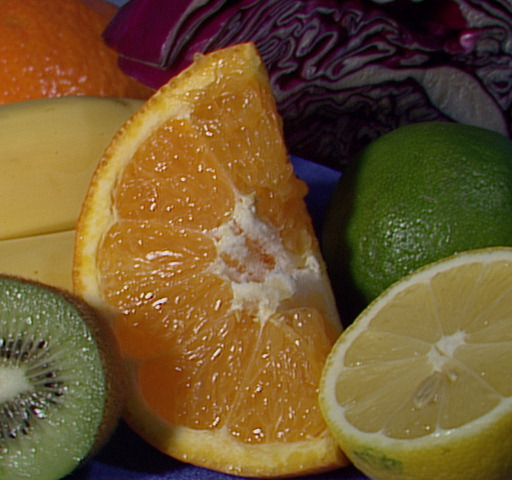
#> input picture week03/fruits.jpg, 512 x 480 px
$ python my_hist_stretching.py
#> lines starting #> are read from the running program, lines starting #| are printed output that depends on the picture
import numpy as np
import matplotlib.pyplot as plt
import cv2


def my_cal_Hist(img):
    """
    Argument info
    img: gray scale image (H x W)

    variable info
    hist : 이미지의 픽셀 값들의 빈도수를 세는 1차원 배열
    hist의 index는 이미지의 픽셀 값을 의미 i.e) pixel 값 18 == index 18

    return info
    hist: 입력 이미지의 각 픽셀 빈도수를 나타내는 배열
    """
    h, w = img.shape
    # 주어진 이미지의 가진 1차원 배열 생성
    # 256 : 0 ~ 255 범위의 픽셀
    hist = np.zeros(256, dtype=np.int32)

    # histogram bin
    for row in range(h):
        for col in range(w):
            intensity = img[row, col]
            hist[intensity] += 1

    return hist

def plot_histogram(src):

    # histogram 계산
    hist = my_cal_Hist(src)
    bin_x = np.arange(len(hist))
    plt.bar(bin_x, hist, width=0.8, color='g')
    plt.title('my_histogram')
    plt.xlabel('pixel intensity')
    plt.ylabel('pixel frequency')
    plt.show()

def stretching_function(start_value, end_value):
    pixel_value = np.arange(256)
    intensity_vector = np.zeros_like(pixel_value, dtype=np.float32)

    for i in range(len(start_value) - 1):  # 구간별 변환 수행
        mask = (pixel_value >= start_value[i]) & (pixel_value < start_value[i + 1])  # 현재 구간에 해당하는 입력값 찾기
        gradient = (end_value[i + 1] - end_value[i]) / (start_value[i + 1] - start_value[i])  # 해당 구간 기울기 구하기
        intensity_vector[mask] = gradient * (pixel_value[mask] - start_value[i]) + end_value[i]  # 구간별 intensity vector 찾기

    # 마지막 구간 변환
    intensity_vector[pixel_value >= start_value[-1]] = end_value[-1]
    # 예외처리
    intensity_vector = np.clip(intensity_vector, 0, 255).astype(np.uint8)

    plt.plot(pixel_value, intensity_vector)
    plt.title('stretching_function')
    plt.xlabel('input intensity')
    plt.ylabel('output intensity')
    plt.show()

    return intensity_vector

def main():

    src = cv2.imread('fruits.jpg', cv2.IMREAD_GRAYSCALE)
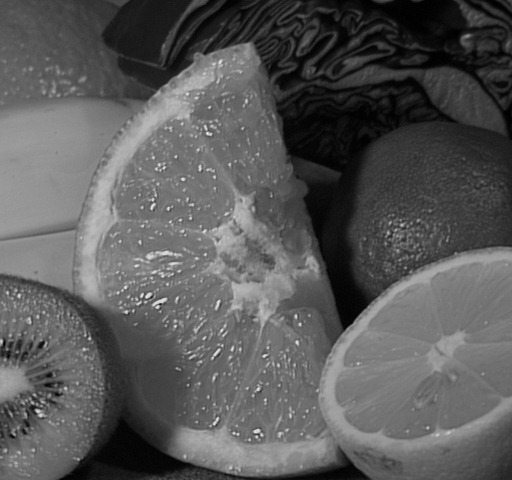
#> src: shape (480, 512); min 0, max 238, mean 88.7

    low_contrast_img = np.round(src / 1.5).astype(np.uint8) + 40
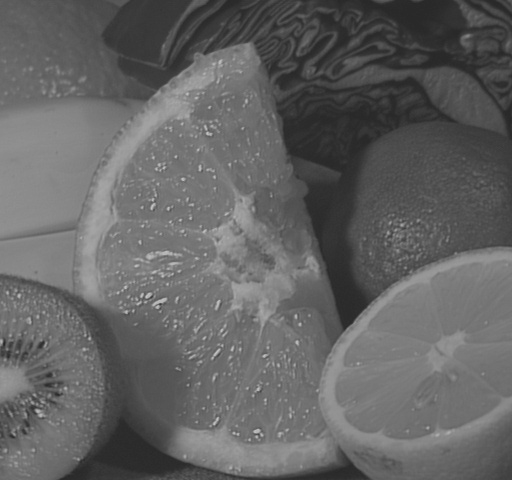
#> low_contrast_img: shape (480, 512); min 40, max 199, mean 99.1

    # low contrast 이미지 확인
    cv2.imshow('low contrast image', low_contrast_img)
    cv2.waitKey()
    cv2.destroyAllWindows()

    # low contrast 이미지 histogram 확인
    plot_histogram(low_contrast_img)
#> after the loop in my_cal_Hist, `for row in range(h):`: hist = 256 values, max 5749 at index 117, min 0 at index 0, mean 960
#> in plot_histogram, `bin_x = np.arange(len(hist))`: bin_x = 256 values from 0 to 255
#> in plot_histogram, `plt.show()`:
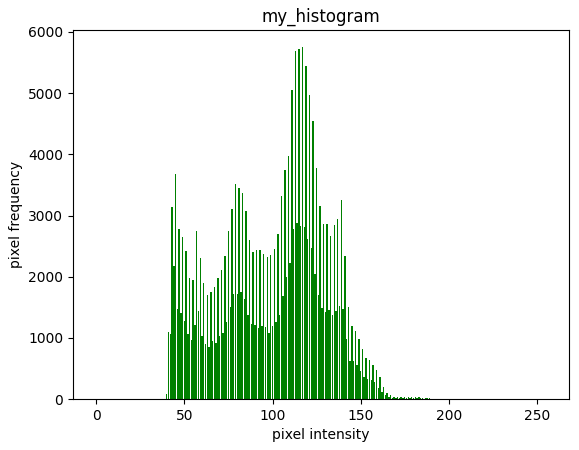
#> figure drawn by matplotlib, 1 panel; tallest bar 5749 high, from x = 116.6 to 117.4

    ################################################
    # TODO
    # 직접 값들 바꿔보기 - hyper parameter
    # start_value : 입력 픽셀 값 구간.
    # end_value : 매핑할 출력 값 구간.
    start_value = [0, 70, 150, 255]
    end_value = [0, 30, 200, 255]
    ##################################################

    # stretching_function
    # start_value구간을 end_value 구간으로 선형변환
    # ex) start_value = [0, 70, 150, 255], end_value = [0, 30, 200, 255]
    # 0 ~ 69 사이의 픽셀 값들을 0 ~ 29 사이의 값을 가지도록 선형변환 시키겠다.
    # 70 ~ 149 사이의 픽셀 값들을 30 ~ 199 사이의 값을 가지도록 선형변환 시키겠다.
    intensity_vector = stretching_function(start_value, end_value)
#> in stretching_function, `plt.show()`:
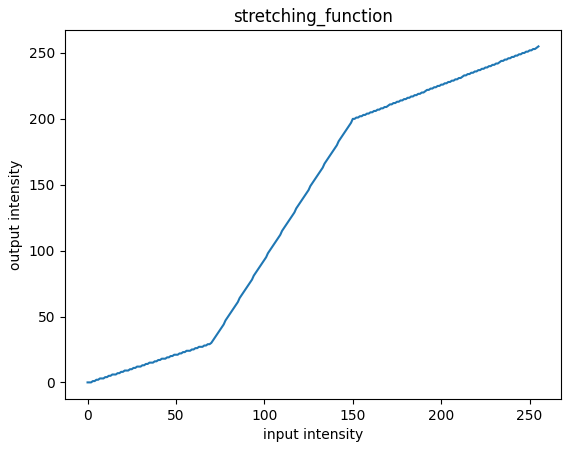
#> figure drawn by matplotlib, 1 panel; curve peaks at x = 255, y = 255
    stretched_dark_img = intensity_vector[low_contrast_img]
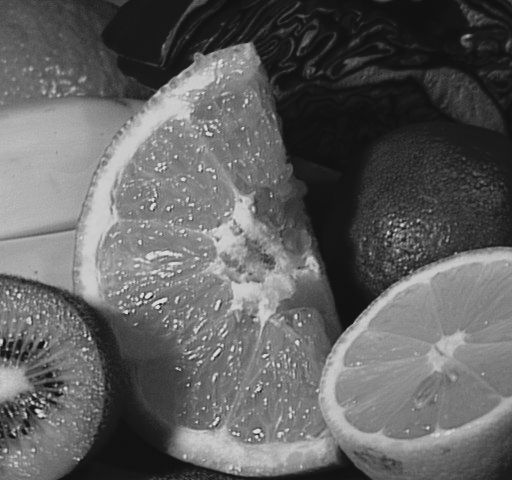
#> stretched_dark_img: shape (480, 512); min 17, max 225, mean 96.7

    # high contrast 이미지  확인
    cv2.imshow('my histogram stretching', stretched_dark_img)
    cv2.waitKey()
    cv2.destroyAllWindows()

    # high contrast 이미지 저장
    cv2.imwrite('my_histogram_strecthing_imgs.png', stretched_dark_img)

    # high contrast 이미지 histogram 확인
    plot_histogram(stretched_dark_img)
#> in plot_histogram (call 2), `hist = my_cal_Hist(src)`: hist = 256 values, max 6377 at index 18, min 0 at index 0, mean 960
#> in plot_histogram (call 2), `plt.show()`:
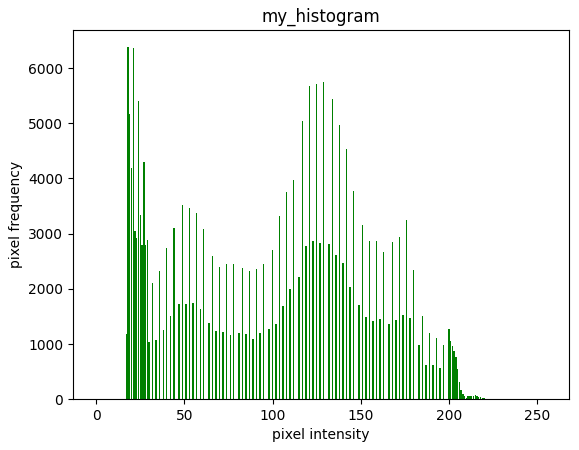
#> figure drawn by matplotlib, 1 panel; tallest bar 6377 high, from x = 17.6 to 18.4

    return

if __name__ == '__main__':
    main()

$ run again, with week03/cat.jpg copied over week03/fruits.jpg
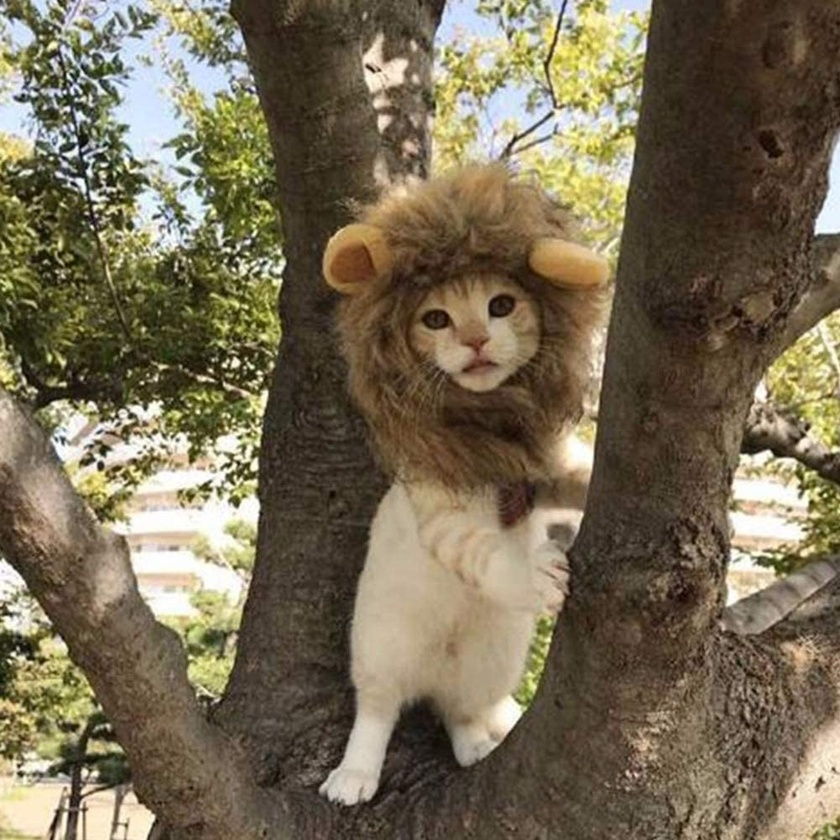
#> input picture week03/cat.jpg, 840 x 840 px, shrunk from 1001 x 1001 before the run
#> after the loop in my_cal_Hist, `for row in range(h):`: hist = 256 values, max 15700 at index 77, min 0 at index 0, mean 2756.2
#> bin_x = 256 values from 0 to 255
#> in main, `stretched_dark_img = intensity_vector[low_contrast_img]`:
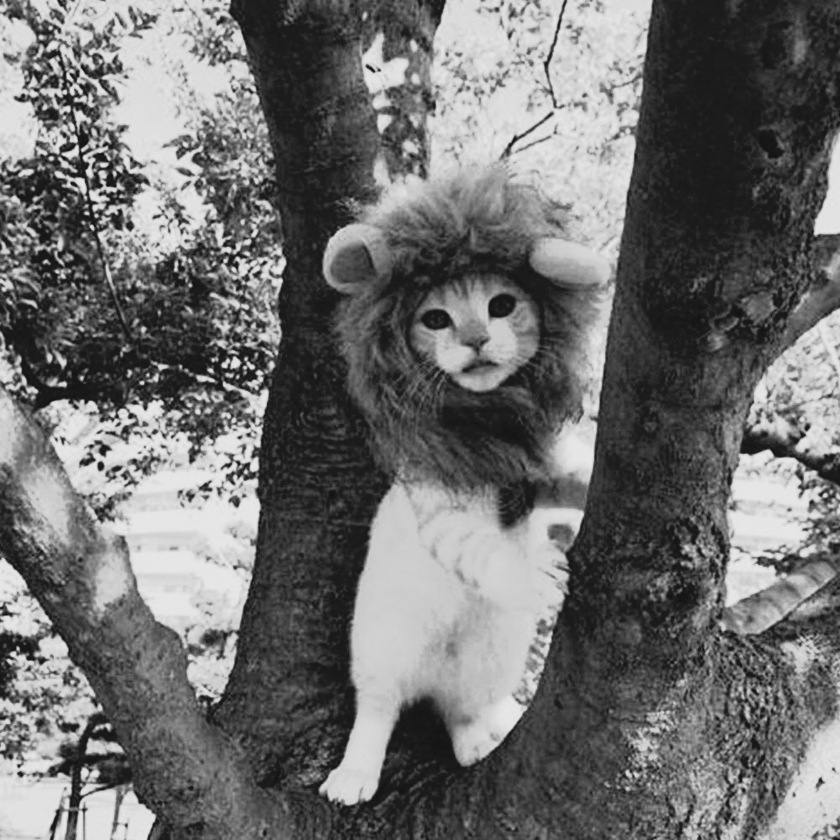
#> stretched_dark_img: shape (840, 840); min 18, max 231, mean 111.1
#> in plot_histogram (call 2), `hist = my_cal_Hist(src)`: hist = 256 values, max 20168 at index 29, min 0 at index 0, mean 2756.2
#> in plot_histogram (call 2), `plt.show()`:
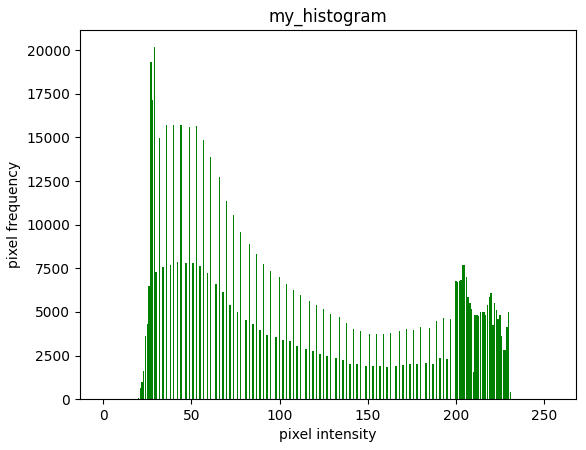
#> figure drawn by matplotlib, 1 panel; tallest bar 20168 high, from x = 28.6 to 29.4
